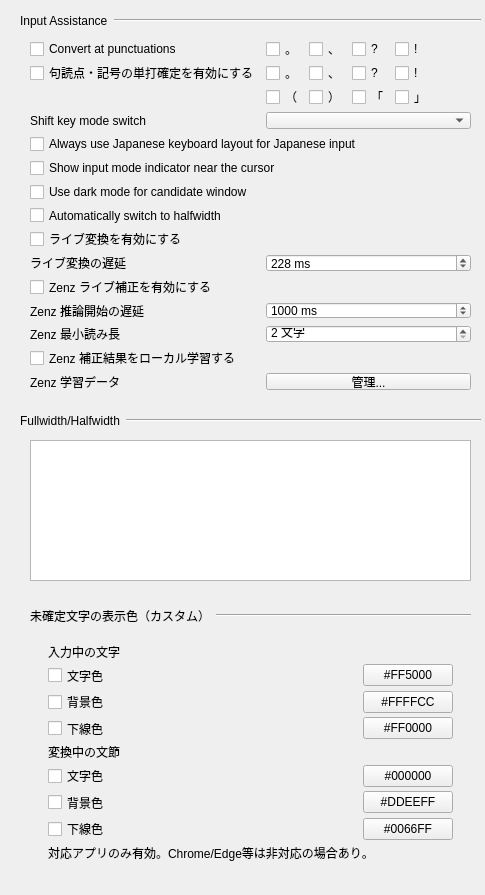
      <widget class="QWidget" name="inputSupportScrollAreaWidgetContents">
       <property name="geometry">
        <rect>
         <x>0</x>
         <y>0</y>
         <width>485</width>
         <height>895</height>
        </rect>
       </property>
       <widget class="QWidget" name="horizontalLayoutWidget_2">
        <property name="geometry">
         <rect>
          <x>20</x>
          <y>10</y>
          <width>461</width>
          <height>21</height>
         </rect>
        </property>
        <layout class="QHBoxLayout" name="horizontalLayout_4">
         <item>
          <widget class="QLabel" name="autoCorrectionLable">
           <property name="text">
            <string>Input Assistance</string>
           </property>
          </widget>
         </item>
         <item>
          <widget class="Line" name="autoCorrectionLine_2">
           <property name="sizePolicy">
            <sizepolicy hsizetype="MinimumExpanding" vsizetype="Fixed">
             <horstretch>0</horstretch>
             <verstretch>0</verstretch>
            </sizepolicy>
           </property>
           <property name="orientation">
            <enum>Qt::Orientation::Horizontal</enum>
           </property>
          </widget>
         </item>
        </layout>
       </widget>
       <widget class="QWidget" name="gridLayoutWidget_9">
        <property name="geometry">
         <rect>
          <x>30</x>
          <y>40</y>
          <width>441</width>
          <height>350</height>
         </rect>
        </property>
        <layout class="QGridLayout" name="gridLayout_9">
         <item row="7" column="0" colspan="8">
          <widget class="QCheckBox" name="autoSwitchCompositionMode">
           <property name="text">
            <string>Automatically switch to halfwidth</string>
           </property>
          </widget>
         </item>

         <item row="8" column="0" colspan="8">
          <widget class="QCheckBox" name="liveConversionCheckBox">
           <property name="toolTip">
            <string>入力中の未確定文字列を、文字が入力されるたびに自動で変換します。</string>
           </property>
           <property name="text">
            <string>ライブ変換を有効にする</string>
           </property>
          </widget>
         </item>

         <item row="9" column="0" colspan="3">
          <widget class="QLabel" name="liveConversionDelayLabel">
           <property name="toolTip">
            <string>文字入力後、ライブ変換を開始するまでの待ち時間です。0 ms にすると即時変換します。</string>
           </property>
           <property name="text">
            <string>ライブ変換の遅延</string>
           </property>
          </widget>
         </item>
         <item row="9" column="3" colspan="5">
          <widget class="QSpinBox" name="liveConversionDelaySpinBox">
           <property name="toolTip">
            <string>文字入力後、ライブ変換を開始するまでの待ち時間です。0 ms にすると即時変換します。</string>
           </property>
           <property name="minimum">
            <number>0</number>
           </property>
           <property name="maximum">
            <number>1000</number>
           </property>
           <property name="singleStep">
            <number>5</number>
           </property>
           <property name="value">
            <number>228</number>
           </property>
           <property name="suffix">
            <string> ms</string>
           </property>
           <property name="specialValueText">
            <string>即時</string>
           </property>
          </widget>
         </item>

         <item row="0" column="0" colspan="3">
          <widget class="QCheckBox" name="useAutoConversion">
           <property name="text">
            <string>Convert at punctuations</string>
           </property>
          </widget>
         </item>
         <item row="0" column="3">
          <widget class="QCheckBox" name="kutenCheckBox">
           <property name="maximumSize">
            <size>
             <width>45</width>
             <height>16777215</height>
            </size>
           </property>
           <property name="text">
            <string>。</string>
           </property>
          </widget>
         </item>
         <item row="0" column="4">
          <widget class="QCheckBox" name="toutenCheckBox">
           <property name="maximumSize">
            <size>
             <width>45</width>
             <height>16777215</height>
            </size>
           </property>
           <property name="text">
            <string>、</string>
           </property>
          </widget>
         </item>
         <item row="0" column="5">
          <widget class="QCheckBox" name="questionMarkCheckBox">
           <property name="maximumSize">
            <size>
             <width>45</width>
             <height>16777215</height>
            </size>
           </property>
           <property name="text">
            <string>?</string>
           </property>
          </widget>
         </item>
         <item row="0" column="6">
          <widget class="QCheckBox" name="exclamationMarkCheckBox">
           <property name="maximumSize">
            <size>
             <width>45</width>
             <height>16777215</height>
            </size>
           </property>
           <property name="text">
            <string>!</string>
           </property>
          </widget>
         </item>

         <item row="1" column="0" colspan="3">
          <widget class="QCheckBox" name="useDirectCommit">
           <property name="text">
            <string>句読点・記号の単打確定を有効にする</string>
           </property>
          </widget>
         </item>
         <item row="1" column="3">
          <widget class="QCheckBox" name="directCommitKutenCheckBox">
           <property name="maximumSize">
            <size>
             <width>45</width>
             <height>16777215</height>
            </size>
           </property>
           <property name="text">
            <string>。</string>
           </property>
          </widget>
         </item>
         <item row="1" column="4">
          <widget class="QCheckBox" name="directCommitToutenCheckBox">
           <property name="maximumSize">
            <size>
             <width>45</width>
             <height>16777215</height>
            </size>
           </property>
           <property name="text">
            <string>、</string>
           </property>
          </widget>
         </item>
         <item row="1" column="5">
          <widget class="QCheckBox" name="directCommitQuestionMarkCheckBox">
           <property name="maximumSize">
            <size>
             <width>45</width>
             <height>16777215</height>
            </size>
           </property>
           <property name="text">
            <string>?</string>
           </property>
          </widget>
         </item>
         <item row="1" column="6">
          <widget class="QCheckBox" name="directCommitExclamationMarkCheckBox">
           <property name="maximumSize">
            <size>
             <width>45</width>
             <height>16777215</height>
            </size>
           </property>
           <property name="text">
            <string>!</string>
           </property>
          </widget>
         </item>

         <item row="2" column="0" colspan="3">
          <spacer name="horizontalSpacer_directCommit">
           <property name="orientation">
            <enum>Qt::Orientation::Horizontal</enum>
           </property>
           <property name="sizeHint" stdset="0">
            <size>
             <width>20</width>
             <height>20</height>
            </size>
           </property>
          </spacer>
         </item>
         <item row="2" column="3">
          <widget class="QCheckBox" name="directCommitOpenParenthesisCheckBox">
           <property name="maximumSize">
            <size>
             <width>45</width>
             <height>16777215</height>
            </size>
           </property>
           <property name="text">
            <string>（</string>
           </property>
          </widget>
         </item>
         <item row="2" column="4">
          <widget class="QCheckBox" name="directCommitCloseParenthesisCheckBox">
           <property name="maximumSize">
            <size>
             <width>45</width>
             <height>16777215</height>
            </size>
           </property>
           <property name="text">
            <string>）</string>
           </property>
          </widget>
         </item>
         <item row="2" column="5">
          <widget class="QCheckBox" name="directCommitOpenBracketCheckBox">
           <property name="maximumSize">
            <size>
             <width>55</width>
             <height>16777215</height>
            </size>
           </property>
           <property name="text">
            <string>「</string>
           </property>
          </widget>
         </item>
         <item row="2" column="6">
          <widget class="QCheckBox" name="directCommitCloseBracketCheckBox">
           <property name="maximumSize">
            <size>
             <width>55</width>
             <height>16777215</height>
            </size>
           </property>
           <property name="text">
            <string>」</string>
           </property>
          </widget>
         </item>

         <item row="3" column="0" colspan="3">
          <widget class="QLabel" name="autoCorrectionLable_3">
           <property name="text">
            <string>Shift key mode switch</string>
           </property>
          </widget>
         </item>
         <item row="3" column="3" colspan="5">
          <widget class="QComboBox" name="shiftKeyModeSwitchComboBox">
           <property name="minimumSize">
            <size>
             <width>150</width>
             <height>0</height>
            </size>
           </property>
          </widget>
         </item>

         <item row="4" column="0" colspan="8">
          <widget class="QCheckBox" name="useJapaneseLayout">
           <property name="enabled">
            <bool>true</bool>
           </property>
           <property name="text">
            <string>Always use Japanese keyboard layout for Japanese input</string>
           </property>
          </widget>
         </item>
         <item row="5" column="0" colspan="8">
          <widget class="QCheckBox" name="useModeIndicator">
           <property name="enabled">
            <bool>true</bool>
           </property>
           <property name="text">
            <string>Show input mode indicator near the cursor</string>
           </property>
          </widget>
         </item>
         <item row="6" column="0" colspan="8">
          <widget class="QCheckBox" name="useDarkModeCandidateWindow">
           <property name="enabled">
            <bool>true</bool>
           </property>
           <property name="text">
            <string>Use dark mode for candidate window</string>
           </property>
          </widget>
         </item>

         <item row="10" column="0" colspan="8">
          <widget class="QCheckBox" name="zenzLiveCorrectionCheckBox">
           <property name="toolTip">
            <string>ライブ変換結果に対して、ローカルの Zenz モデルで文脈補正を行います。</string>
           </property>
           <property name="text">
            <string>Zenz ライブ補正を有効にする</string>
           </property>
          </widget>
         </item>

         <item row="11" column="0" colspan="3">
          <widget class="QLabel" name="zenzLiveCorrectionDelayLabel">
           <property name="toolTip">
            <string>ライブ変換後、Zenz 推論を開始するまでの待ち時間です。</string>
           </property>
           <property name="text">
            <string>Zenz 推論開始の遅延</string>
           </property>
          </widget>
         </item>
         <item row="11" column="3" colspan="5">
          <widget class="QSpinBox" name="zenzLiveCorrectionDelaySpinBox">
           <property name="toolTip">
            <string>ライブ変換後、Zenz 推論を開始するまでの待ち時間です。0 ms にすると即時推論します。</string>
           </property>
           <property name="minimum">
            <number>0</number>
           </property>
           <property name="maximum">
            <number>5000</number>
           </property>
           <property name="singleStep">
            <number>100</number>
           </property>
           <property name="value">
            <number>1000</number>
           </property>
           <property name="suffix">
            <string> ms</string>
           </property>
           <property name="specialValueText">
            <string>即時</string>
           </property>
          </widget>
         </item>
         <item row="12" column="0" colspan="3">
          <widget class="QLabel" name="zenzLiveCorrectionMinKeyLengthLabel">
           <property name="toolTip">
            <string>Zenz 推論を許可する最小読み長です。短くすると補正機会は増えますが、誤補正も増える可能性があります。</string>
           </property>
           <property name="text">
            <string>Zenz 最小読み長</string>
           </property>
          </widget>
         </item>
         <item row="12" column="3" colspan="5">
          <widget class="QSpinBox" name="zenzLiveCorrectionMinKeyLengthSpinBox">
           <property name="toolTip">
            <string>Zenz 推論を許可する最小読み長です。</string>
           </property>
           <property name="minimum">
            <number>2</number>
           </property>
           <property name="maximum">
            <number>20</number>
           </property>
           <property name="singleStep">
            <number>1</number>
           </property>
           <property name="value">
            <number>2</number>
           </property>
           <property name="suffix">
            <string> 文字</string>
           </property>
          </widget>
         </item>

         <item row="13" column="0" colspan="8">
          <widget class="QCheckBox" name="zenzFeedbackLearningCheckBox">
           <property name="toolTip">
            <string>Zenz 補正結果の採用/却下をローカル TSV に記録し、次回以降の補正判断に使用します。</string>
           </property>
           <property name="text">
            <string>Zenz 補正結果をローカル学習する</string>
           </property>
          </widget>
         </item>

         <item row="14" column="0" colspan="3">
          <widget class="QLabel" name="zenzFeedbackDataLabel">
           <property name="text">
            <string>Zenz 学習データ</string>
           </property>
          </widget>
         </item>
         <item row="14" column="3" colspan="5">
          <widget class="QPushButton" name="editZenzFeedbackButton">
           <property name="toolTip">
            <string>Zenz 学習データを安全な管理画面で表示し、インポート、エクスポート、エントリ削除を行います。</string>
           </property>
           <property name="text">
            <string>管理...</string>
           </property>
          </widget>
         </item>
        </layout>
       </widget>
       <widget class="QWidget" name="horizontalLayoutWidget_3">
        <property name="geometry">
         <rect>
          <x>20</x>
          <y>410</y>
          <width>461</width>
          <height>21</height>
         </rect>
        </property>
        <layout class="QHBoxLayout" name="horizontalLayout_6">
         <item>
          <widget class="QLabel" name="autoCorrectionLable_2">
           <property name="text">
            <string>Fullwidth/Halfwidth</string>
           </property>
          </widget>
         </item>
         <item>
          <widget class="Line" name="halffullWidthLine">
           <property name="sizePolicy">
            <sizepolicy hsizetype="MinimumExpanding" vsizetype="Fixed">
             <horstretch>0</horstretch>
             <verstretch>0</verstretch>
            </sizepolicy>
           </property>
           <property name="orientation">
            <enum>Qt::Orientation::Horizontal</enum>
           </property>
          </widget>
         </item>
        </layout>
       </widget>
       <widget class="CharacterFormEditor" name="characterFormEditor">
        <property name="geometry">
         <rect>
          <x>30</x>
          <y>440</y>
          <width>441</width>
          <height>141</height>
         </rect>
        </property>
       </widget>
       <widget class="QWidget" name="preeditDisplayColorGroupBox">
        <property name="geometry">
         <rect>
          <x>30</x>
          <y>605</y>
          <width>441</width>
          <height>270</height>
         </rect>
        </property>
        <widget class="QWidget" name="horizontalLayoutWidget_preeditDisplayColor">
         <property name="geometry">
          <rect>
           <x>0</x>
           <y>0</y>
           <width>441</width>
           <height>21</height>
          </rect>
         </property>
         <layout class="QHBoxLayout" name="horizontalLayout_preeditDisplayColor">
          <item>
           <widget class="QLabel" name="preeditDisplayColorSectionLabel">
            <property name="text">
             <string>未確定文字の表示色（カスタム）</string>
            </property>
           </widget>
          </item>
          <item>
           <widget class="Line" name="preeditDisplayColorSectionLine">
            <property name="sizePolicy">
             <sizepolicy hsizetype="MinimumExpanding" vsizetype="Fixed">
              <horstretch>0</horstretch>
              <verstretch>0</verstretch>
             </sizepolicy>
            </property>
            <property name="orientation">
             <enum>Qt::Orientation::Horizontal</enum>
            </property>
           </widget>
          </item>
         </layout>
        </widget>
        <widget class="QWidget" name="preeditDisplayColorBodyWidget">
         <property name="geometry">
          <rect>
           <x>10</x>
           <y>30</y>
           <width>421</width>
           <height>235</height>
          </rect>
         </property>
         <layout class="QGridLayout" name="preeditDisplayColorGridLayout">
          <property name="leftMargin">
           <number>8</number>
          </property>
          <property name="topMargin">
           <number>8</number>
          </property>
          <property name="rightMargin">
           <number>8</number>
          </property>
          <property name="bottomMargin">
           <number>8</number>
          </property>
          <property name="horizontalSpacing">
           <number>8</number>
          </property>
          <property name="verticalSpacing">
           <number>3</number>
          </property>
          <item row="0" column="0" colspan="3">
           <widget class="QLabel" name="inputPreeditColorLabel">
            <property name="text">
             <string>入力中の文字</string>
            </property>
           </widget>
          </item>
          <item row="1" column="0" colspan="2">
           <widget class="QCheckBox" name="inputPreeditTextColorCheckBox">
            <property name="text">
             <string>文字色</string>
            </property>
           </widget>
          </item>
          <item row="1" column="2">
           <widget class="QPushButton" name="inputPreeditTextColorButton">
            <property name="minimumSize">
             <size>
              <width>80</width>
              <height>0</height>
             </size>
            </property>
            <property name="maximumSize">
             <size>
              <width>90</width>
              <height>16777215</height>
             </size>
            </property>
            <property name="text">
             <string>#FF5000</string>
            </property>
           </widget>
          </item>
          <item row="2" column="0" colspan="2">
           <widget class="QCheckBox" name="inputPreeditBackgroundColorCheckBox">
            <property name="text">
             <string>背景色</string>
            </property>
           </widget>
          </item>
          <item row="2" column="2">
           <widget class="QPushButton" name="inputPreeditBackgroundColorButton">
            <property name="minimumSize">
             <size>
              <width>80</width>
              <height>0</height>
             </size>
            </property>
            <property name="maximumSize">
             <size>
              <width>90</width>
              <height>16777215</height>
             </size>
            </property>
            <property name="text">
             <string>#FFFFCC</string>
            </property>
           </widget>
          </item>
          <item row="3" column="0" colspan="2">
           <widget class="QCheckBox" name="inputPreeditUnderlineColorCheckBox">
            <property name="text">
             <string>下線色</string>
            </property>
           </widget>
          </item>
          <item row="3" column="2">
           <widget class="QPushButton" name="inputPreeditUnderlineColorButton">
            <property name="minimumSize">
             <size>
              <width>80</width>
              <height>0</height>
             </size>
            </property>
            <property name="maximumSize">
             <size>
              <width>90</width>
              <height>16777215</height>
             </size>
            </property>
            <property name="text">
             <string>#FF0000</string>
            </property>
           </widget>
          </item>
          <item row="4" column="0" colspan="3">
           <spacer name="verticalSpacer_targetPreeditColor">
            <property name="orientation">
             <enum>Qt::Orientation::Vertical</enum>
            </property>
            <property name="sizeHint" stdset="0">
             <size>
              <width>20</width>
              <height>18</height>
             </size>
            </property>
           </spacer>
          </item>
          <item row="5" column="0" colspan="3">
           <widget class="QLabel" name="targetPreeditColorLabel">
            <property name="text">
             <string>変換中の文節</string>
            </property>
           </widget>
          </item>
          <item row="6" column="0" colspan="2">
           <widget class="QCheckBox" name="targetPreeditTextColorCheckBox">
            <property name="text">
             <string>文字色</string>
            </property>
           </widget>
          </item>
          <item row="6" column="2">
           <widget class="QPushButton" name="targetPreeditTextColorButton">
            <property name="minimumSize">
             <size>
              <width>80</width>
              <height>0</height>
             </size>
            </property>
            <property name="maximumSize">
             <size>
              <width>90</width>
              <height>16777215</height>
             </size>
            </property>
            <property name="text">
             <string>#000000</string>
            </property>
           </widget>
          </item>
          <item row="7" column="0" colspan="2">
           <widget class="QCheckBox" name="targetPreeditBackgroundColorCheckBox">
            <property name="text">
             <string>背景色</string>
            </property>
           </widget>
          </item>
          <item row="7" column="2">
           <widget class="QPushButton" name="targetPreeditBackgroundColorButton">
            <property name="minimumSize">
             <size>
              <width>80</width>
              <height>0</height>
             </size>
            </property>
            <property name="maximumSize">
             <size>
              <width>90</width>
              <height>16777215</height>
             </size>
            </property>
            <property name="text">
             <string>#DDEEFF</string>
            </property>
           </widget>
          </item>
          <item row="8" column="0" colspan="2">
           <widget class="QCheckBox" name="targetPreeditUnderlineColorCheckBox">
            <property name="text">
             <string>下線色</string>
            </property>
           </widget>
          </item>
          <item row="8" column="2">
           <widget class="QPushButton" name="targetPreeditUnderlineColorButton">
            <property name="minimumSize">
             <size>
              <width>80</width>
              <height>0</height>
             </size>
            </property>
            <property name="maximumSize">
             <size>
              <width>90</width>
              <height>16777215</height>
             </size>
            </property>
            <property name="text">
             <string>#0066FF</string>
            </property>
           </widget>
          </item>
          <item row="9" column="0" colspan="3">
           <widget class="QLabel" name="preeditDisplayColorNoteLabel">
            <property name="text">
             <string>対応アプリのみ有効。Chrome/Edge等は非対応の場合あり。</string>
            </property>
            <property name="toolTip">
             <string>この設定は Windows TSF の表示属性を利用します。対応アプリでのみ有効です。Chrome や Edge など、一部のアプリでは反映されない場合があります。</string>
            </property>
            <property name="wordWrap">
             <bool>false</bool>
            </property>
           </widget>
          </item>
         </layout>
        </widget>
       </widget>
      </widget>
